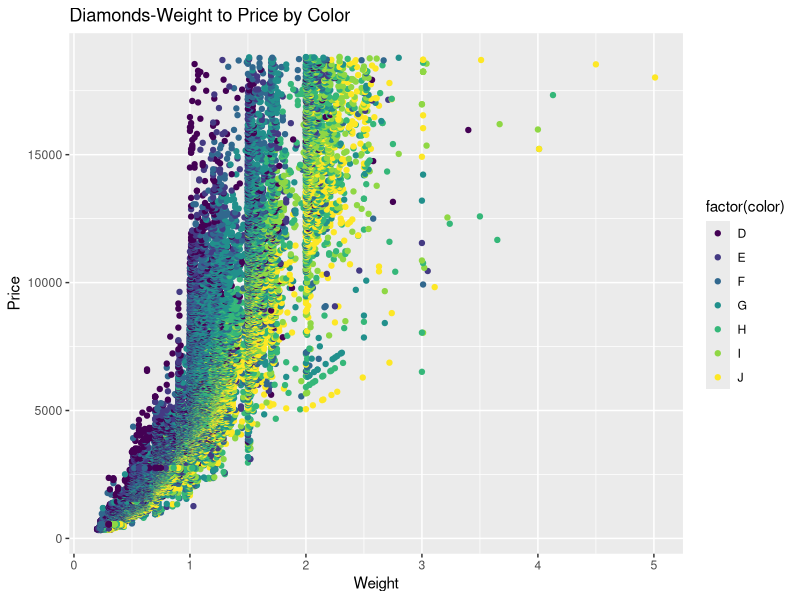
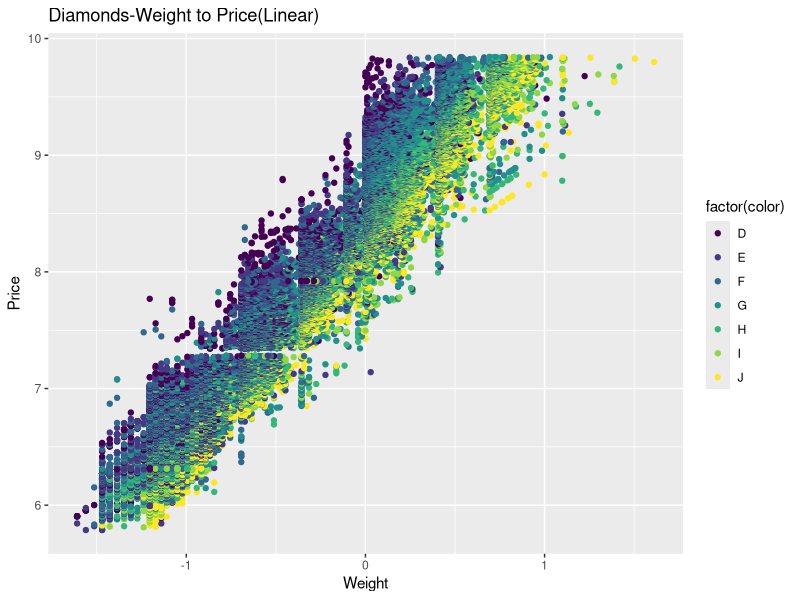
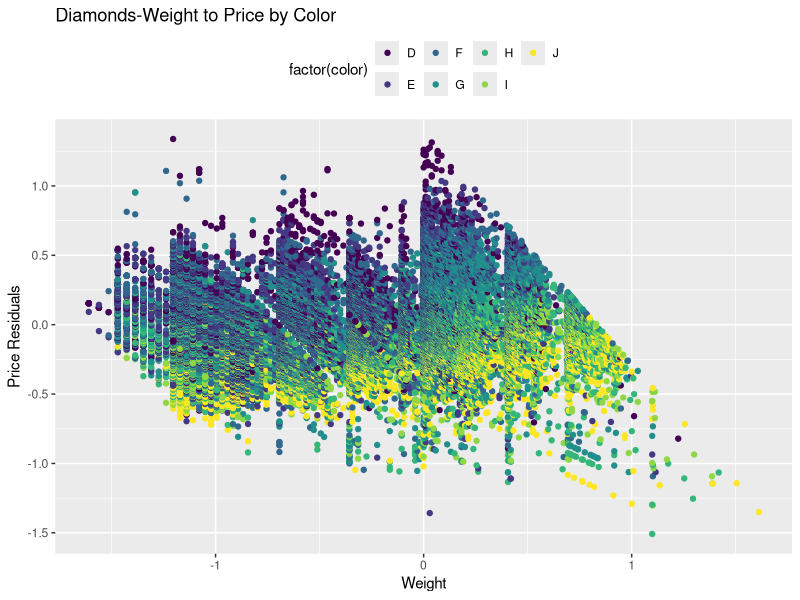
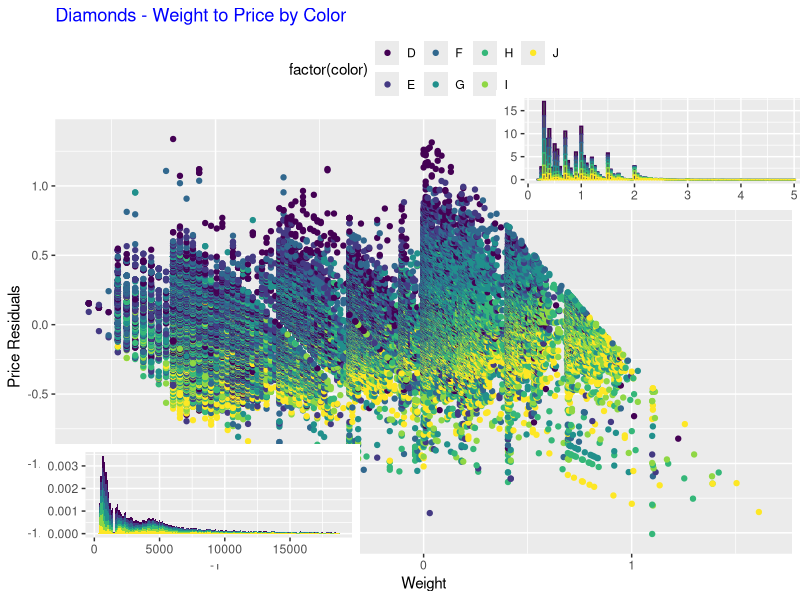

Reproduce these figures in R, in order.
#2. All	Groups:	Create	a	simple	scatter	plot	of	Weight ("Carat") and	Price using	Color
#(the "Color" column	in	the	diamonds	dataframe)	as	a	facet. This	might	the	precursor	for	
#developing	a	model	to predict	price	given	some	characteristic	like	weight. Notice	that	the	
#relationship	is	non-linear. If	we	wanted	to	build	a	linear	model,	this	would	violate	one	of the assumptions
library(ggplot2)
data(diamonds)
ggplot(diamonds,aes(carat,price))+geom_point(aes(color=factor(color)))+labs(title="Diamonds-Weight to Price by Color",x='Weight',y='Price')
#use ggplot functon and aes function to create coordinate system; 
#use geom_point to caputure the color point; use labs function to change the names


#3. All	Groups:	Let's	remove	the	non-linearity and	replot. Think	about	transforming	both	price	
#and	weight.	Given	that	we	are	working	with	dollars	(Price); the	first	transformation	we	
#might	try	is	the	natural	log. Add	the	transformed	columns	to the	dataframe	and	replot.
ggplot(diamonds,aes(log(carat),log(price),color=factor(color)))+geom_point()+
  labs(title="Diamonds-Weight to Price(Linear)",x='Weight',y='Price')
#use ggplot function and aes function to create coordinate system;
#use log function to transform price and weight;
#use labs function to change the names


#4. All	Groups:	Remove	the	linear	trend	(create	a	linear	model	and	use	the	transformed weight	
#on	the	x-axis	and	the	residuals on	the	y-axis).	 If	there	is	a	relationship	that	can	be	modeled	
#with	a	linear	regression model,	then	the	residuals should	be	randomly	distributed.	The	
#resulting	plot	visually indicates	there is	possibly	some	heteroscedasticity	to	manage.
diamonds_lm=lm(log(price)~log(carat),diamonds)
ggplot(diamonds,aes(log(carat),resid(diamonds_lm),color=factor(color)))+geom_point()+
  labs(title="Diamonds-Weight to Price by Color",x='Weight',y='Price Residuals')+
  theme(legend.position="top")
#use lm(linear model) function to remove the linear trend of price and carat
#use ggplot function and aes function to create coordinate system;
#use log function to transform price and weight;
#use labs function to change the names
#use theme function to move the theme to the top


#5. Groups	A,B,C,D:	Use	the	grid package	to	create	the	following	overlay	of	three	plots. The	
#histogram	on	the bottom left	is	a	density	histogram	of	the	price	and	the	histogram	on the
#upper	right is	a	density histogram of	carat. One	way	to	create	this	plot	is	using	viewports.
library(grid)
hist_carat <- ggplot(diamonds,aes(carat,colour=factor(color)))+geom_histogram(aes(y=..density..),binwidth=0.05) +
  theme(axis.title.x=element_blank(),axis.title.y=element_blank(),legend.position='none')
hist_price <- ggplot(diamonds,aes(price,fill=factor(color)))+geom_histogram(aes(y=..density..),binwidth=100) +
  theme(axis.title.x=element_blank(),axis.title.y=element_blank(),legend.position='none')
#create two histogram for price and carat
diamonds_lm = lm(log(price) ~ log(carat), diamonds) 
ggplot(diamonds,aes(log(carat), resid(diamonds_lm),color=factor(color)))+geom_point()+
  labs(title="Diamonds - Weight to Price by Color",x='Weight',y='Price Residuals')+
  theme(plot.title=element_text(colour='blue'),legend.position='top')
#same as the question 4
a <- viewport(w=0.4,h=0.2,x=0.25,y=0.16)
b <- viewport(w=0.4,h=0.2,x=0.82,y=0.75)
#use viewport to define the postition of the histograms
print(hist_price, vp = a)
print(hist_carat, vp = b)
#print them out

